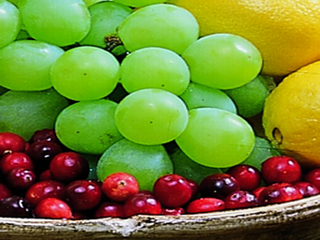
#> input picture A_RGB.bmp, 320 x 240 px
$ jupyter execute --allow-errors 'cnn feature map.ipynb'
#> lines starting #> are read from the running program, lines starting #| are printed output that depends on the picture
[cell 1]
import keras
from keras.datasets import mnist
from keras.models import Sequential
from keras.layers import Dense, Dropout
from keras.optimizers import RMSprop
from keras.datasets import cifar10
from keras.layers import Activation, Flatten
from keras.layers import Conv2D, MaxPooling2D

NN

[cell 2]
batch_size = 128
num_classes = 10
epochs = 10

# the data, split between train and test sets
#> (the rest of this cell did not finish here and is left out)

CNN

https://machinelearningmastery.com/how-to-visualize-filters-and-feature-maps-in-convolutional-neural-networks/

https://medium.com/%E9%9B%9E%E9%9B%9E%E8%88%87%E5%85%94%E5%85%94%E7%9A%84%E5%B7%A5%E7%A8%8B%E4%B8%96%E7%95%8C/%E6%A9%9F%E5%99%A8%E5%AD%B8%E7%BF%92-ml-note-convolution-neural-network-%E5%8D%B7%E7%A9%8D%E7%A5%9E%E7%B6%93%E7%B6%B2%E8%B7%AF-bfa8566744e9

https://becominghuman.ai/understanding-the-basics-of-cnn-with-image-classification-7f3a9ddea8f9

[cell 3]
batch_size = 128
num_classes = 10
epochs = 10

# the data, split between train and test sets
#> (the rest of this cell did not finish here and is left out)

[cell 4]
import numpy as np
import cv2 as cv
from matplotlib import pyplot as plt

[cell 5]
img = cv.imread('A_RGB.bmp')
#> img is the input picture: shape (240, 320, 3); mean B, G, R 48, 131.6, 116.4
img = cv.imread('B_noisy.bmp')
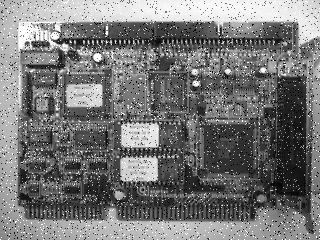
#> input picture B_noisy.bmp, 320 x 240 px
#> img is the input picture: shape (240, 320, 3); min 0, max 255, mean 118.7
RGB_img = cv.cvtColor(img, cv.COLOR_BGR2RGB)
plt.imshow(RGB_img)

[cell 6]
AVG_blur = cv.blur(RGB_img,(5,5))
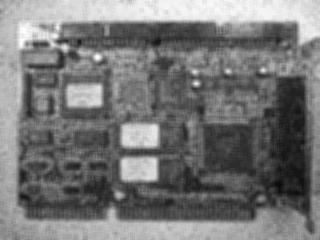
#> AVG_blur: shape (240, 320, 3); min 10, max 255, mean 118.7
Gau_blur = cv.GaussianBlur(RGB_img,(5,5),0)
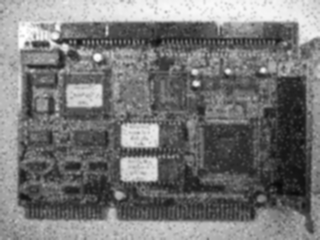
#> Gau_blur: shape (240, 320, 3); min 8, max 255, mean 118.7
median_blur = cv.medianBlur(RGB_img,5)
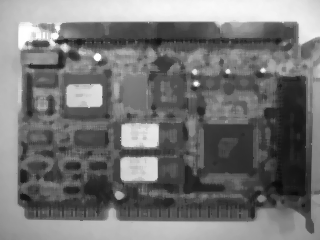
#> median_blur: shape (240, 320, 3); min 10, max 255, mean 117.5
plt.subplot(221),plt.imshow(RGB_img),plt.title('Original')
plt.xticks([]), plt.yticks([])
plt.subplot(222),plt.imshow(AVG_blur),plt.title('Average Blurred')
plt.xticks([]), plt.yticks([])
plt.subplot(223),plt.imshow(Gau_blur),plt.title('Gaussian Blurred')
plt.xticks([]), plt.yticks([])
plt.subplot(224),plt.imshow(median_blur),plt.title('Median Blurred')
plt.xticks([]), plt.yticks([])
plt.show()

[cell 7]
img = cv.imread('0123.png',0)
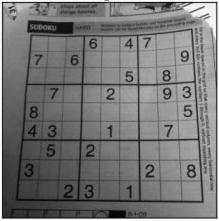
#> input picture 0123.PNG, 219 x 221 px, found by its file name
#> img is the input picture: shape (221, 219); min 0, max 255, mean 117.2
laplacian = cv.Laplacian(img,cv.CV_64F)
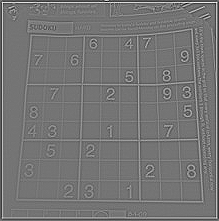
#> laplacian: shape (221, 219) float64; min -311, max 367, mean -0.7; drawn with min black and max white
sobelx = cv.Sobel(img,cv.CV_64F,1,0,ksize=5)
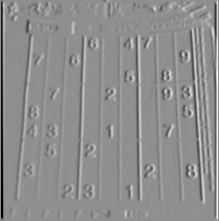
#> sobelx: shape (221, 219) float64; min -9788, max 7684, mean -13.8; drawn with min black and max white
sobely = cv.Sobel(img,cv.CV_64F,0,1,ksize=5)
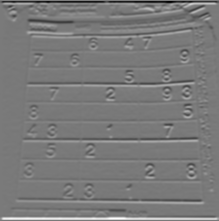
#> sobely: shape (221, 219) float64; min -10904, max 11837, mean 15.4; drawn with min black and max white
plt.subplot(2,2,1),plt.imshow(img,cmap = 'gray')
plt.title('Original'), plt.xticks([]), plt.yticks([])
plt.subplot(2,2,2),plt.imshow(laplacian,cmap = 'gray')
plt.title('Laplacian'), plt.xticks([]), plt.yticks([])
plt.subplot(2,2,3),plt.imshow(sobelx,cmap = 'gray')
plt.title('Sobel X'), plt.xticks([]), plt.yticks([])
plt.subplot(2,2,4),plt.imshow(sobely,cmap = 'gray')
plt.title('Sobel Y'), plt.xticks([]), plt.yticks([])
plt.show()
